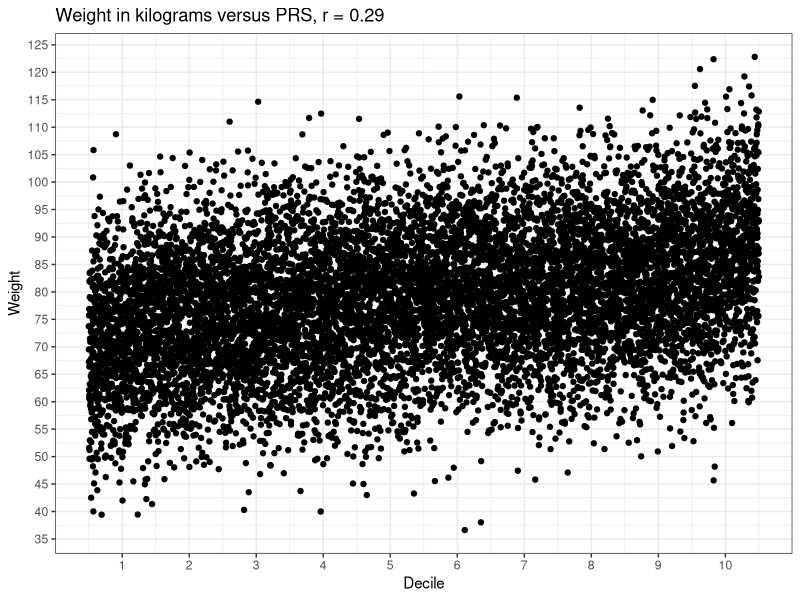

Reproduce this figure in R.
# Plot quantitative trait against PRS given correlation and inter-decile spread
# Set these variables to the values you want
# These values based on Figure 2B in https://www.cell.com/cell/pdf/S0092-8674(19)30290-9.pdf

r=0.29 # correlation coefficient
pVar=r*r # proportion of variance explained
lowest=72 # mean in lowest PRS decile
highest=86 # mean in lowest PRS decile
nSub=10000 # number of subjects to simulate

library(ggplot2)

subs=data.frame(matrix(0, ncol =4 , nrow =nSub))
colnames(subs)=c("Decile","zPRS","zWeight","Weight")
subs$zPRS=rnorm(nSub,sd=1)
subs$zWeight=subs$zPRS*sqrt(pVar)+rnorm(nSub,sd=sqrt((1-sqrt(pVar))))
t=sprintf("Weight in kilograms versus PRS, r = %.2f",r)
subs=subs[order(subs$zPRS),]
subs$Decile=10*seq(1,nSub)/nSub+.5

meanLow=mean(subs$zWeight[subs$Decile<1.5])
meanHigh=mean(subs$zWeight[subs$Decile>9.5])
subs$Weight=(subs$zWeight-meanLow)*(highest-lowest)/(meanHigh-meanLow)+lowest
WvPRS=ggplot(subs,aes(Decile,Weight)) + geom_point() + theme_bw() +
  scale_x_continuous(breaks = seq(1,10,by=1)) + 
  scale_y_continuous(breaks = seq(25,125,by=5)) + 
  ggtitle(t)
WvPRS
cor(subs$Weight,subs$zPRS)
# just to check
cor(subs$Weight,subs$Decile)
mean(subs$Weight[subs$Decile<1.5])
mean(subs$Weight[subs$Decile>9.5])


